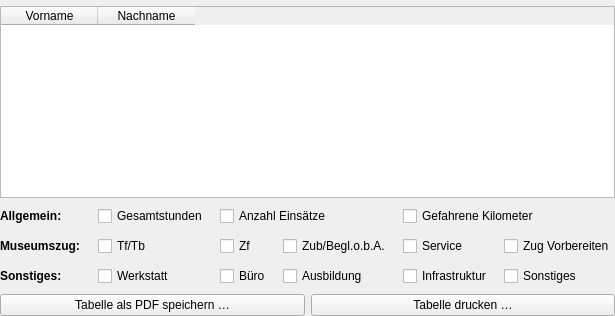
      <widget class="QWidget" name="gesamt">
       <attribute name="title">
        <string>Einsatzzeiten</string>
       </attribute>
       <layout class="QGridLayout" name="gridLayout_5" rowstretch="1,0,0" columnstretch="1,1,2">
        <property name="leftMargin">
         <number>0</number>
        </property>
        <property name="topMargin">
         <number>6</number>
        </property>
        <property name="rightMargin">
         <number>0</number>
        </property>
        <property name="bottomMargin">
         <number>0</number>
        </property>
        <property name="spacing">
         <number>6</number>
        </property>
        <item row="0" column="0" colspan="3">
         <widget class="QTableWidget" name="tabelleGesamt">
          <property name="editTriggers">
           <set>QAbstractItemView::NoEditTriggers</set>
          </property>
          <property name="selectionMode">
           <enum>QAbstractItemView::ExtendedSelection</enum>
          </property>
          <property name="selectionBehavior">
           <enum>QAbstractItemView::SelectRows</enum>
          </property>
          <property name="sortingEnabled">
           <bool>true</bool>
          </property>
          <attribute name="horizontalHeaderDefaultSectionSize">
           <number>97</number>
          </attribute>
          <attribute name="horizontalHeaderShowSortIndicator" stdset="0">
           <bool>true</bool>
          </attribute>
          <column>
           <property name="text">
            <string>Vorname</string>
           </property>
          </column>
          <column>
           <property name="text">
            <string>Nachname</string>
           </property>
          </column>
         </widget>
        </item>
        <item row="1" column="0" colspan="3">
         <layout class="QGridLayout" name="gridLayout" columnstretch="0,0,0,0,0,0,1">
          <property name="horizontalSpacing">
           <number>12</number>
          </property>
          <item row="1" column="3">
           <widget class="QCheckBox" name="checkShowZub">
            <property name="minimumSize">
             <size>
              <width>0</width>
              <height>24</height>
             </size>
            </property>
            <property name="maximumSize">
             <size>
              <width>16777215</width>
              <height>24</height>
             </size>
            </property>
            <property name="text">
             <string>Zub/Begl.o.b.A.</string>
            </property>
            <property name="checked">
             <bool>false</bool>
            </property>
           </widget>
          </item>
          <item row="0" column="4" colspan="2">
           <widget class="QCheckBox" name="checkShowKilometer">
            <property name="minimumSize">
             <size>
              <width>0</width>
              <height>24</height>
             </size>
            </property>
            <property name="maximumSize">
             <size>
              <width>16777215</width>
              <height>24</height>
             </size>
            </property>
            <property name="text">
             <string>Gefahrene Kilometer</string>
            </property>
            <property name="checked">
             <bool>false</bool>
            </property>
           </widget>
          </item>
          <item row="1" column="2">
           <widget class="QCheckBox" name="checkShowZf">
            <property name="minimumSize">
             <size>
              <width>0</width>
              <height>24</height>
             </size>
            </property>
            <property name="maximumSize">
             <size>
              <width>16777215</width>
              <height>24</height>
             </size>
            </property>
            <property name="text">
             <string>Zf</string>
            </property>
            <property name="checked">
             <bool>false</bool>
            </property>
           </widget>
          </item>
          <item row="2" column="0">
           <widget class="QLabel" name="label_31">
            <property name="minimumSize">
             <size>
              <width>86</width>
              <height>0</height>
             </size>
            </property>
            <property name="font">
             <font>
              <weight>75</weight>
              <bold>true</bold>
             </font>
            </property>
            <property name="text">
             <string>Sonstiges:</string>
            </property>
           </widget>
          </item>
          <item row="2" column="1">
           <widget class="QCheckBox" name="checkShowWerkstatt">
            <property name="minimumSize">
             <size>
              <width>0</width>
              <height>24</height>
             </size>
            </property>
            <property name="maximumSize">
             <size>
              <width>16777215</width>
              <height>24</height>
             </size>
            </property>
            <property name="text">
             <string>Werkstatt</string>
            </property>
            <property name="checked">
             <bool>false</bool>
            </property>
           </widget>
          </item>
          <item row="1" column="5">
           <widget class="QCheckBox" name="checkShowVorbereiten">
            <property name="minimumSize">
             <size>
              <width>0</width>
              <height>24</height>
             </size>
            </property>
            <property name="maximumSize">
             <size>
              <width>16777215</width>
              <height>24</height>
             </size>
            </property>
            <property name="text">
             <string>Zug Vorbereiten</string>
            </property>
            <property name="checked">
             <bool>false</bool>
            </property>
           </widget>
          </item>
          <item row="0" column="1">
           <widget class="QCheckBox" name="checkShowGesamt">
            <property name="minimumSize">
             <size>
              <width>0</width>
              <height>24</height>
             </size>
            </property>
            <property name="maximumSize">
             <size>
              <width>16777215</width>
              <height>24</height>
             </size>
            </property>
            <property name="text">
             <string>Gesamtstunden</string>
            </property>
            <property name="checked">
             <bool>false</bool>
            </property>
           </widget>
          </item>
          <item row="1" column="4">
           <widget class="QCheckBox" name="checkShowService">
            <property name="minimumSize">
             <size>
              <width>0</width>
              <height>24</height>
             </size>
            </property>
            <property name="maximumSize">
             <size>
              <width>16777215</width>
              <height>24</height>
             </size>
            </property>
            <property name="text">
             <string>Service</string>
            </property>
            <property name="checked">
             <bool>false</bool>
            </property>
           </widget>
          </item>
          <item row="2" column="2">
           <widget class="QCheckBox" name="checkShowBuero">
            <property name="minimumSize">
             <size>
              <width>0</width>
              <height>24</height>
             </size>
            </property>
            <property name="maximumSize">
             <size>
              <width>16777215</width>
              <height>24</height>
             </size>
            </property>
            <property name="text">
             <string>Büro</string>
            </property>
            <property name="checked">
             <bool>false</bool>
            </property>
           </widget>
          </item>
          <item row="2" column="3">
           <widget class="QCheckBox" name="checkShowAusbildung">
            <property name="minimumSize">
             <size>
              <width>0</width>
              <height>24</height>
             </size>
            </property>
            <property name="maximumSize">
             <size>
              <width>16777215</width>
              <height>24</height>
             </size>
            </property>
            <property name="text">
             <string>Ausbildung</string>
            </property>
           </widget>
          </item>
          <item row="1" column="0">
           <widget class="QLabel" name="label_29">
            <property name="font">
             <font>
              <weight>75</weight>
              <bold>true</bold>
             </font>
            </property>
            <property name="text">
             <string>Museumszug:</string>
            </property>
           </widget>
          </item>
          <item row="0" column="0">
           <widget class="QLabel" name="label_30">
            <property name="minimumSize">
             <size>
              <width>86</width>
              <height>0</height>
             </size>
            </property>
            <property name="font">
             <font>
              <weight>75</weight>
              <bold>true</bold>
             </font>
            </property>
            <property name="text">
             <string>Allgemein:</string>
            </property>
           </widget>
          </item>
          <item row="0" column="2" colspan="2">
           <widget class="QCheckBox" name="checkShowAnzahl">
            <property name="minimumSize">
             <size>
              <width>0</width>
              <height>24</height>
             </size>
            </property>
            <property name="maximumSize">
             <size>
              <width>16777215</width>
              <height>24</height>
             </size>
            </property>
            <property name="text">
             <string>Anzahl Einsätze</string>
            </property>
            <property name="checked">
             <bool>false</bool>
            </property>
           </widget>
          </item>
          <item row="1" column="1">
           <widget class="QCheckBox" name="checkShowTf">
            <property name="minimumSize">
             <size>
              <width>0</width>
              <height>24</height>
             </size>
            </property>
            <property name="maximumSize">
             <size>
              <width>16777215</width>
              <height>24</height>
             </size>
            </property>
            <property name="text">
             <string>Tf/Tb</string>
            </property>
            <property name="checked">
             <bool>false</bool>
            </property>
           </widget>
          </item>
          <item row="1" column="6">
           <spacer name="horizontalSpacer_3">
            <property name="orientation">
             <enum>Qt::Horizontal</enum>
            </property>
            <property name="sizeType">
             <enum>QSizePolicy::Expanding</enum>
            </property>
            <property name="sizeHint" stdset="0">
             <size>
              <width>0</width>
              <height>10</height>
             </size>
            </property>
           </spacer>
          </item>
          <item row="2" column="4">
           <widget class="QCheckBox" name="checkShowInfrastruktur">
            <property name="text">
             <string>Infrastruktur</string>
            </property>
           </widget>
          </item>
          <item row="2" column="5">
           <widget class="QCheckBox" name="checkShowSonstiges">
            <property name="minimumSize">
             <size>
              <width>0</width>
              <height>24</height>
             </size>
            </property>
            <property name="maximumSize">
             <size>
              <width>16777215</width>
              <height>24</height>
             </size>
            </property>
            <property name="text">
             <string>Sonstiges</string>
            </property>
            <property name="checked">
             <bool>false</bool>
            </property>
           </widget>
          </item>
         </layout>
        </item>
        <item row="2" column="2">
         <widget class="QPushButton" name="pushZeitenDrucken">
          <property name="text">
           <string>Tabelle drucken …</string>
          </property>
         </widget>
        </item>
        <item row="2" column="0" colspan="2">
         <widget class="QPushButton" name="pushZeitenPDF">
          <property name="text">
           <string>Tabelle als PDF speichern …</string>
          </property>
         </widget>
        </item>
       </layout>
      </widget>
